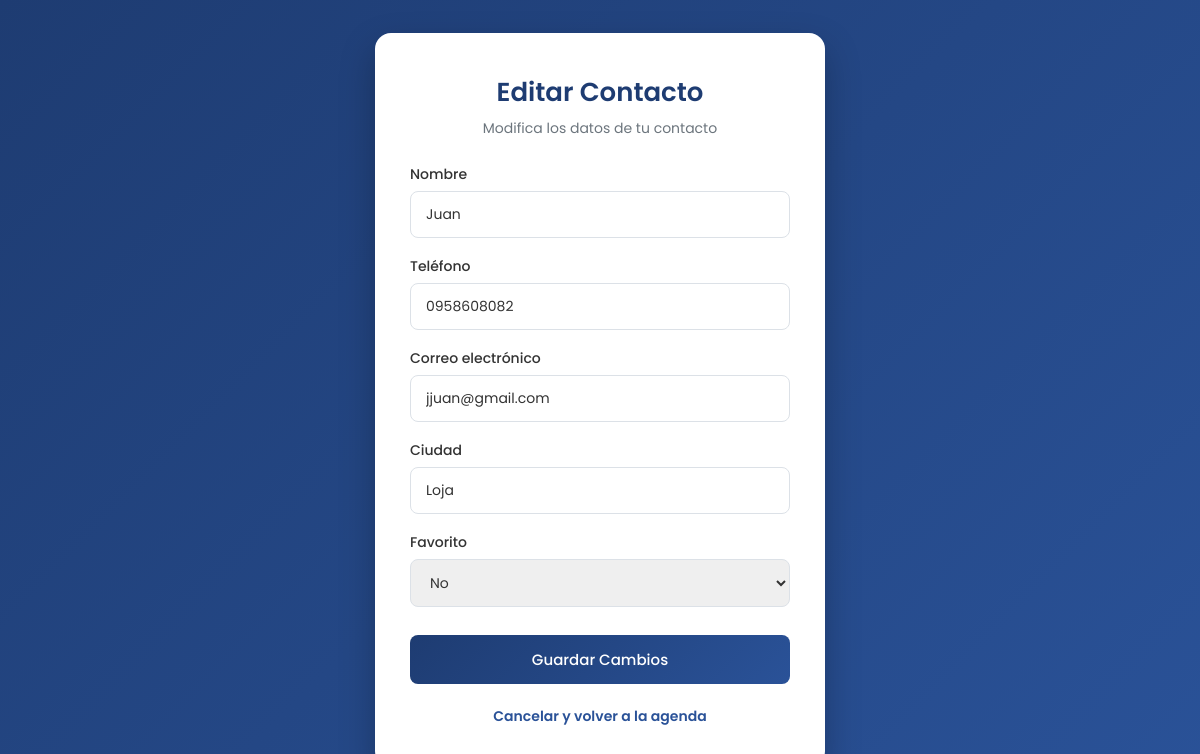
The page /gestion-usuarios/editar.php?id=1 (signed in) on the database its author committed.
### tables this page shows
CREATE TABLE `contactos` (
  `id` int(11) NOT NULL,
  `id_usuario` int(11) NOT NULL,
  `nombre` varchar(100) NOT NULL,
  `telefono` varchar(20) NOT NULL,
  `correo` varchar(100) NOT NULL,
  `ciudad` varchar(100) NOT NULL,
  `favorito` tinyint(1) NOT NULL DEFAULT 0,
  `fecha_creacion` timestamp NOT NULL DEFAULT current_timestamp()
);

### gestion-usuarios/editar.php (the view, shortened to what this page needs)
<?php
require_once("conexion.php");
$id_usuario = $_SESSION['usuario_id'];
if (isset($_GET['id'])) {
    $id = intval($_GET['id']);
    $stmt = $conexion->prepare("SELECT nombre, telefono, correo, ciudad FROM contactos WHERE id = ? AND id_usuario = ?");
    $stmt->bind_param("ii", $id, $id_usuario);
    $stmt->execute();
    $resultado = $stmt->get_result();
    $contacto = $resultado->fetch_assoc();
}
?>
<!DOCTYPE html>
<html lang="es">
<head>
    <link rel="stylesheet" href="estilos.css">
</head>
<body>
    <div class="auth-card">
        <div class="auth-header">
            <h2>Editar Contacto</h2>
            <p>Modifica los datos de tu contacto</p>
        </div>
        <form action="actualizar.php" method="POST">
            <div class="form-group">
                <label for="nombre">Nombre</label>
                <input type="text" id="nombre" name="nombre" class="form-control" value="<?= htmlspecialchars($contacto['nombre'], ENT_QUOTES, 'UTF-8') ?>" required>
            </div>
            <div class="form-group">
                <label for="telefono">Teléfono</label>
                <input type="text" id="telefono" name="telefono" class="form-control" value="<?= htmlspecialchars($contacto['telefono'], ENT_QUOTES, 'UTF-8') ?>" required>
            </div>
            <div class="form-group">
                <label for="correo">Correo electrónico</label>
                <input type="email" id="correo" name="correo" class="form-control" value="<?= htmlspecialchars($contacto['correo'], ENT_QUOTES, 'UTF-8') ?>" required>
            </div>
            <div class="form-group">
                <label for="ciudad">Ciudad</label>
                <input type="text" id="ciudad" name="ciudad" class="form-control" value="<?= htmlspecialchars($contacto['ciudad'], ENT_QUOTES, 'UTF-8') ?>" required>
            </div>
            <div class="form-group">
                <label for="favorito">Favorito</label>
                <select id="favorito" name="favorito" class="form-control">
                    <option value="0" <?= empty($contacto['favorito']) ? 'selected' : '' ?>>No</option>
                </select>
            </div>
            <button type="submit" class="btn-submit">Guardar Cambios</button>
        </form>
        <div class="auth-link">
            <a href="lista_usuario.php">Cancelar y volver a la agenda</a>
        </div>
    </div>
</body>
</html>

### gestion-usuarios/estilos.css (style rules this page uses)
* { box-sizing: border-box; margin: 0; padding: 0; font-family: 'Poppins', sans-serif; }
body { min-height: 100vh; display: flex; align-items: center; justify-content: center; background: linear-gradient(135deg, #1e3c72 0%, #2a5298 100%); padding: 20px; }
.auth-card { background: #ffffff; width: 100%; max-width: 450px; padding: 40px 35px; border-radius: 16px; box-shadow: 0 15px 35px rgba(0, 0, 0, 0.25); animation: fadeIn 0.5s ease-out; }
.auth-header { text-align: center; margin-bottom: 25px; }
.auth-header h2 { color: #1e3c72; font-size: 26px; font-weight: 600; margin-bottom: 6px; }
.auth-header p { color: #6c757d; font-size: 14px; }
.form-group { margin-bottom: 18px; }
.form-group label { display: block; color: #333333; font-size: 14px; font-weight: 500; margin-bottom: 6px; }
.form-control { width: 100%; padding: 12px 15px; border: 1.5px solid #dce1e7; border-radius: 8px; font-size: 14px; color: #333; transition: all 0.3s ease; outline: none; }
.btn-submit { width: 100%; padding: 13px; background: linear-gradient(135deg, #1e3c72 0%, #2a5298 100%); color: #ffffff; border: none; border-radius: 8px; font-size: 15px; font-weight: 500; cursor: pointer; transition: transform 0.2s ease, box-shadow 0.2s ease; margin-top: 10px; }
.auth-link { text-align: center; margin-top: 22px; font-size: 14px; color: #6c757d; }
.auth-link a { color: #2a5298; font-weight: 600; text-decoration: none; transition: color 0.2s; }

### rows shown on the page
contactos: nombre "Juan", telefono "0958608082", correo "jjuan@gmail.com", ciudad "Loja"
